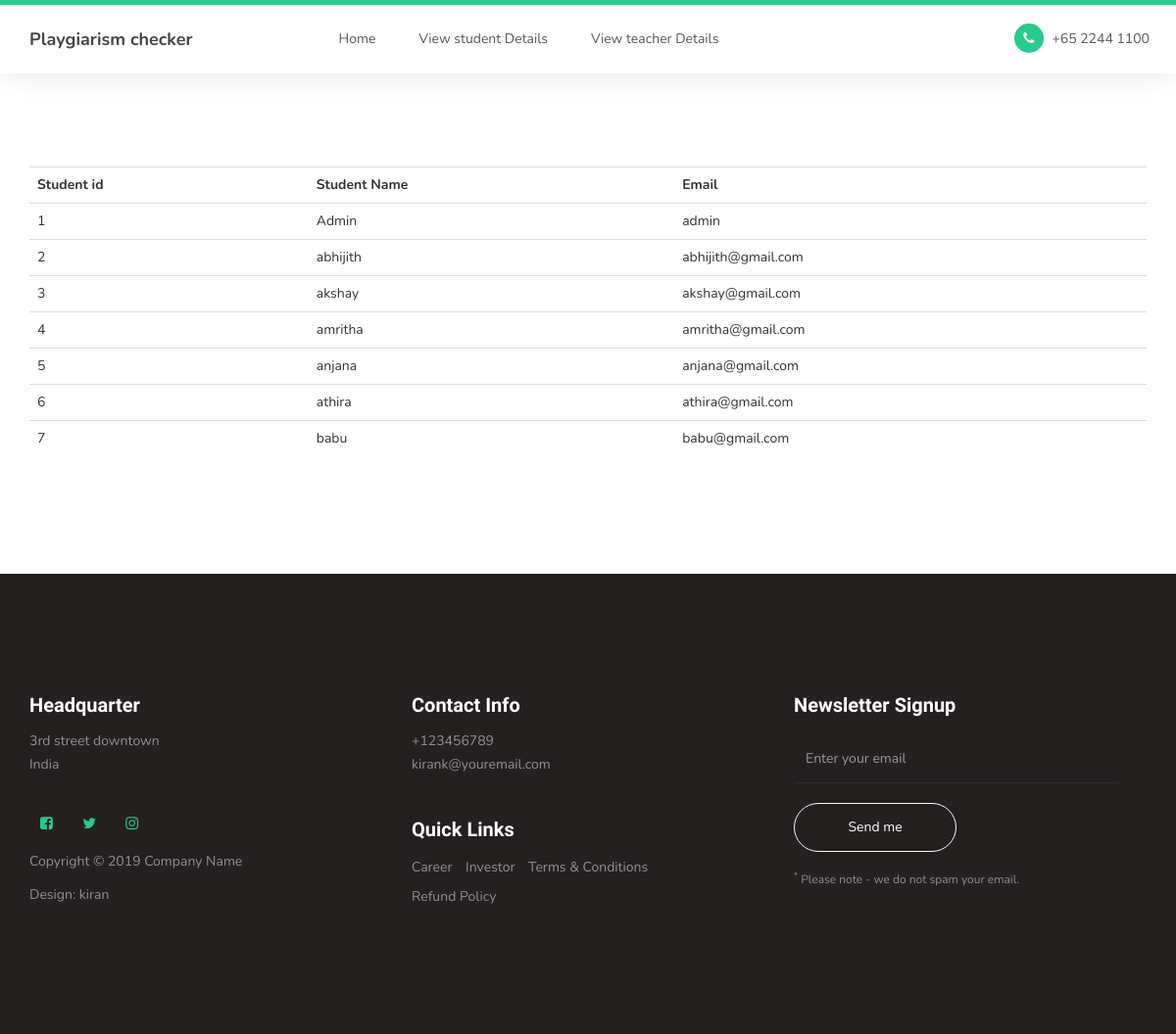
The app's page /detail with its own data.
### app/models.py (models this page shows)
class User(models.Model):
    id:  Hidden()
    log: Foreign(Login) = models.ForeignKey(Login, default=0, on_delete=models.CASCADE)
    name: Text(start_wrap='<div class="form-group">', end_wrap='</div >') = models.CharField(max_length=30)
    profile: File(path='static/profile', preview={'width': 50, 'height': 50}, css='display:none',
                  start_wrap='<div class="form-group">', end_wrap='</div >') = models.CharField(default='avatar.jpg',
                                                                                                max_length=30)
    email: Email(start_wrap='<div class="form-group">', end_wrap='</div >') = models.CharField(default='',
                                                                                               max_length=30)

### app/views.py (the view)
# urls.py: path('detail', views.detail),
def detail(request):
    objs = User.objects.all()
    return render(request, 'principal/detail.html', {'objs': objs})

### templates/principal/detail.html
{% load static %}
{% include 'principal/header.html' %}
<section>
<div class="container">
<table class="table table-hover table-dark border-light">
  <tr>
       <th>Student id</th>
    <th>Student Name</th>
    <th>Email</th>
  </tr>
    {% for i in objs %}
  <tr>
  <td>{{i.id }}</td>
    <td>{{i.name }}</td>
      <td>{{ i.email }}</td>
  </tr>
    {% endfor %}
</table>
</div>
</section>
{% include 'footer.html' %}

### templates/principal/header.html (shortened to what this page needs)
{% load static %}
<!DOCTYPE html>
<html lang="en">
<head>
     <link rel="stylesheet" href="{%  static '' %}css/bootstrap.min.css">
     <link rel="stylesheet" href="{%  static '' %}css/font-awesome.min.css">
     <link rel="stylesheet" href="{%  static '' %}css/owl.carousel.css">
     <link rel="stylesheet" href="{%  static '' %}css/owl.theme.default.min.css">
     <link rel="stylesheet" href="{%  static '' %}css/templatemo-style.css">
</head>
<body id="top" data-spy="scroll" data-target=".navbar-collapse" data-offset="50">
     <section class="navbar custom-navbar navbar-fixed-top" role="navigation">
          <div class="container">
               <div class="navbar-header">
                    <a href="#" class="navbar-brand">Playgiarism checker</a>
               </div>
               <div class="collapse navbar-collapse">
                    <ul class="nav navbar-nav navbar-nav-first">
                         <li><a href="/" >Home</a></li>
                         <li><a href="/detail" >View student Details</a></li>
                         <li><a href="/teacherdetail" >View teacher Details</a></li>
                    </ul>
                    <ul class="nav navbar-nav navbar-right">
                         <li><a href="#"><i class="fa fa-phone"></i> +65 2244 1100</a></li>
                    </ul>
               </div>
          </div>
     </section>
</body>
</html>

### templates/footer.html (shortened to what this page needs)
 {% load static %}
     <footer id="footer">
          <div class="container">
               <div class="row">
                    <div class="col-md-4 col-sm-6">
                         <div class="footer-info">
                              <div class="section-title">
                                   <h2>Headquarter</h2>
                              </div>
                              <address>
                                   <p>3rd street downtown<br> India</p>
                              </address>
                              <ul class="social-icon">
                                   <li><a href="#" class="fa fa-facebook-square" attr="facebook icon"></a></li>
                                   <li><a href="#" class="fa fa-twitter"></a></li>
                                   <li><a href="#" class="fa fa-instagram"></a></li>
                              </ul>
                              <div class="copyright-text">
                                   <p>Copyright &copy; 2019 Company Name</p>
                                   <p>Design: kiran</p>
                              </div>
                         </div>
                    </div>
                    <div class="col-md-4 col-sm-6">
                         <div class="footer-info">
                              <div class="section-title">
                                   <h2>Contact Info</h2>
                              </div>
                              <address>
                                   <p>+123456789</p>
                                   <p><a href="mailto:youremail.co">kirank@youremail.com</a></p>
                              </address>
                              <div class="footer_menu">
                                   <h2>Quick Links</h2>
                                   <ul>
                                        <li><a href="#">Career</a></li>
                                        <li><a href="#">Investor</a></li>
                                        <li><a href="#">Terms & Conditions</a></li>
                                        <li><a href="#">Refund Policy</a></li>
                                   </ul>
                              </div>
                         </div>
                    </div>
                    <div class="col-md-4 col-sm-12">
                         <div class="footer-info newsletter-form">
                              <div class="section-title">
                                   <h2>Newsletter Signup</h2>
                              </div>
                              <div>
                                   <div class="form-group">
                                        <form action="#" method="get">
                                             <input type="email" class="form-control" placeholder="Enter your email" name="email" id="email" required="">
                                             <input type="submit" class="form-control" name="submit" id="form-submit" value="Send me">
                                        </form>
                                        <span><sup>*</sup> Please note - we do not spam your email.</span>
                                   </div>
                              </div>
                         </div>
                    </div>
               </div>
          </div>
     </footer>

### static/css/templatemo-style.css (style rules this page uses)
body { background: #ffffff; font-family: 'Nunito', sans-serif; overflow-x: hidden; padding-top: 70px; }
h1,h2,h3,h4,h5,h6 { font-family: 'Muli', sans-serif; font-weight: bold; line-height: inherit; }
h2 { color: #353535; font-size: 2em; padding-bottom: 10px; }
p { color: #757575; font-size: 14px; font-weight: normal; line-height: 24px; }
html { -webkit-font-smoothing: antialiased; }
a { color: #252525; -webkit-transition: 0.5s; transition: 0.5s; text-decoration: none !important; }
a, input, button, .form-control { -webkit-transition: 0.5s; transition: 0.5s; }
.section-title { padding-bottom: 40px; }
.section-title h2 { margin: 0; }
section { position: relative; padding: 100px 0; }
.custom-navbar { background: #ffffff; border-top: 5px solid #29ca8e; border-bottom: 0; -webkit-box-shadow: 0 1px 30px rgba(0, 0, 0, 0.1); -moz-box-shadow: 0 1px 30px rgba(0, 0, 0, 0.1); box-shadow: 0 1px 30px rgba(0, 0, 0, 0.1); padding: 12px 0; margin-bottom: 0; padding: 0; }
.custom-navbar .navbar-brand { color: #454545; font-size: 18px; font-weight: bold; line-height: 40px; }
.custom-navbar .navbar-nav.navbar-nav-first { margin-left: 8em; }
.custom-navbar .navbar-nav.navbar-right li a { padding-right: 12px; padding-left: 12px; }
.custom-navbar .navbar-nav.navbar-right li a .fa { background: #29ca8e; border-radius: 100%; color: #ffffff; width: 30px; height: 30px; line-height: 30px; text-align: center; display: inline-block; margin-right: 5px; }
.custom-navbar .nav li a { line-height: 40px; color: #575757; padding-right: 22px; padding-left: 22px; }
footer { background: #252020; padding: 120px 0; }
footer .section-title { padding-bottom: 10px; }
footer h2 { font-size: 20px; }
footer a, footer p { color: #909090; }
footer address p { margin-bottom: 0; }
footer .social-icon { margin-top: 25px; }
.footer-info { margin-right: 2em; }
.footer-info h2 { color: #ffffff; padding: 0; }
.footer_menu h2 { margin-top: 2em; }
.footer_menu ul { margin: 0; padding: 0; }
.footer_menu li { display: inline-block; list-style: none; margin: 5px 10px 5px 0; }
.newsletter-form .form-control { background: transparent; border-radius: 0; box-shadow: none; border: 0; border-bottom: 1px solid #303030; height: 50px; margin: 5px 0; }
.newsletter-form input[type="submit"] { background: transparent; border: 1px solid #f9f9f9; border-radius: 50px; color: #ffffff; display: block; margin-top: 20px; outline: none; width: 50%; }
.newsletter-form .form-group span { color: #909090; display: block; font-size: 12px; margin-top: 20px; }
.social-icon { position: relative; padding: 0; margin: 0; }
.social-icon li { display: inline-block; list-style: none; margin-bottom: 5px; }
.social-icon li a { border-radius: 100px; color: #29ca8e; font-size: 15px; width: 35px; height: 35px; line-height: 35px; text-decoration: none; text-align: center; transition: all 0.4s ease-in-out; position: relative; margin: 5px 5px 5px 0; }

### records on screen
User: id "1", name "Admin", email "admin"
User: id "2", name "abhijith", email "abhijith@gmail.com"
User: id "3", name "akshay", email "akshay@gmail.com"
User: id "4", name "amritha", email "amritha@gmail.com"
User: id "5", name "anjana", email "anjana@gmail.com"
User: id "6", name "athira", email "athira@gmail.com"
User: id "7", name "babu", email "babu@gmail.com"
